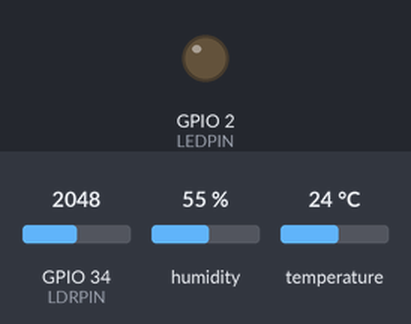
Bench run of a sketch on a simulated ESP32. Parts: output pins drawn as LEDs (lit = HIGH). The inputs (shaded band) are chosen by the test bench; at power-on: temperature 24 °C, GPIO 34 (LDRPIN) = 2048, humidity 55 %. WiFi joins after 1.5 s; servers stay silent unless stated; no MQTT or app messages arrive unless stated; what the sketch prints to the serial monitor is not drawn.

Above: at 2.7 s.
2.8 s: temperature set to 27.7 °C
12.8 s: temperature set to 28.7 °C
At 22.7 s:
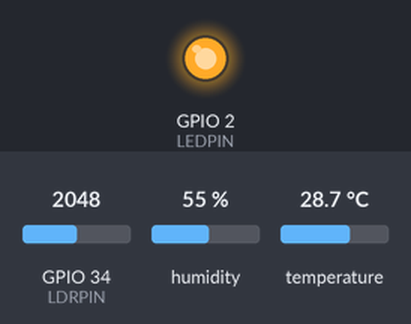
23.0 s: temperature set to 12 °C
At 32.7 s:
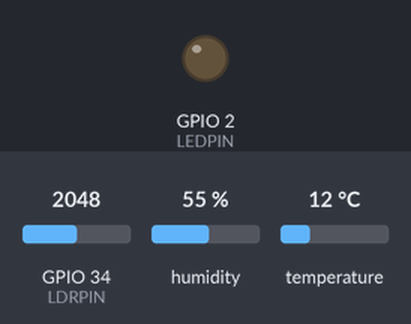
33.0 s: temperature set to 33 °C
At 42.1 s:
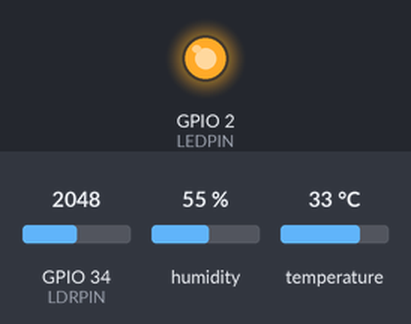
Timing chart, 0 to 43.6 s (numbered marks = the images above; inputs shaded):
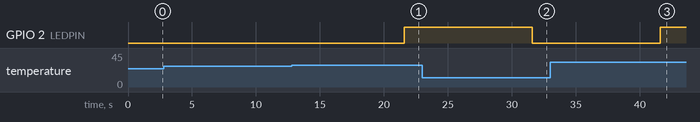

The sketch:

wokwi.ino
```cpp
#include <WiFi.h>
#include <PubSubClient.h>
#include "DHT.h"

// --- WiFi ---
const char* ssid = "Wokwi-GUEST";
const char* password = "";

// --- MQTT ---
const char* mqtt_server = "100.28.226.153";  // MQTT IP
WiFiClient espClient;
PubSubClient client(espClient);

// --- DHT ---
#define DHTPIN 15
#define DHTTYPE DHT22
DHT dht(DHTPIN, DHTTYPE);

// --- LDR ---
#define LDRPIN 34
#define LEDPIN 2

void setup_wifi() {
  delay(10);
  WiFi.begin(ssid, password);
  while (WiFi.status() != WL_CONNECTED) {
    delay(500);
    Serial.print(".");
  }
  Serial.println("WiFi conectado");
}

void reconnect() {
  while (!client.connected()) {
    if (client.connect("ESP32Client")) {
      Serial.println("Conectado ao MQTT");
    } else {
      delay(10000);
    }
  }
}

void setup() {
  Serial.begin(115200);
  pinMode(LEDPIN, OUTPUT);
  dht.begin();
  setup_wifi();
  client.setServer(mqtt_server, 1883);
}

void loop() {
  if (!client.connected()) {
    reconnect();
  }
  client.loop();

  float temp = dht.readTemperature();
  float hum = dht.readHumidity();
  int ldrValue = analogRead(LDRPIN);

  // Publica no MQTT
  String payload = "{\"temperatura\":" + String(temp) +
                   ",\"umidade\":" + String(hum) +
                   ",\"luminosidade\":" + String(ldrValue) + "}";
  client.publish("futuro_trabalho/sensores", payload.c_str());

  // Alerta simples: acende LED se temperatura > 28°C
  if (temp > 28) {
    digitalWrite(LEDPIN, HIGH);
  } else {
    digitalWrite(LEDPIN, LOW);
  }

  Serial.println(payload);
  delay(10000);
}
```

Measured:
- the behaviour switches between 28 and 28.1 °C on temperature (found by bisection; images 0 and 1)
- after the input at 2.8 s, every drawn part: stays the same
- after the input at 12.8 s, GPIO 2 (LEDPIN): LOW → HIGH after 8.8 s
- after the input at 23.0 s, GPIO 2 (LEDPIN): HIGH → LOW after 8.6 s
- after the input at 33.0 s, GPIO 2 (LEDPIN): LOW → HIGH after 8.6 s
